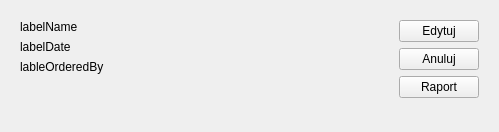
<?xml version="1.0" encoding="UTF-8"?>
<ui version="4.0">
 <class>InspectionRow</class>
 <widget class="QWidget" name="InspectionRow">
  <property name="geometry">
   <rect>
    <x>0</x>
    <y>0</y>
    <width>499</width>
    <height>132</height>
   </rect>
  </property>
  <property name="sizePolicy">
   <sizepolicy hsizetype="Preferred" vsizetype="Preferred">
    <horstretch>0</horstretch>
    <verstretch>0</verstretch>
   </sizepolicy>
  </property>
  <property name="windowTitle">
   <string>Form</string>
  </property>
  <property name="styleSheet">
   <string notr="true"/>
  </property>
  <layout class="QHBoxLayout" name="horizontalLayout">
   <item>
    <widget class="QWidget" name="widget_2" native="true">
     <layout class="QVBoxLayout" name="verticalLayout_2">
      <item>
       <widget class="QLabel" name="labelName">
        <property name="sizePolicy">
         <sizepolicy hsizetype="Preferred" vsizetype="Minimum">
          <horstretch>0</horstretch>
          <verstretch>0</verstretch>
         </sizepolicy>
        </property>
        <property name="text">
         <string>labelName</string>
        </property>
       </widget>
      </item>
      <item>
       <widget class="QLabel" name="labelDate">
        <property name="sizePolicy">
         <sizepolicy hsizetype="Preferred" vsizetype="Minimum">
          <horstretch>0</horstretch>
          <verstretch>0</verstretch>
         </sizepolicy>
        </property>
        <property name="text">
         <string>labelDate</string>
        </property>
       </widget>
      </item>
      <item>
       <widget class="QLabel" name="lableOrderedBy">
        <property name="text">
         <string>lableOrderedBy</string>
        </property>
       </widget>
      </item>
      <item>
       <spacer name="verticalSpacer_2">
        <property name="orientation">
         <enum>Qt::Orientation::Vertical</enum>
        </property>
        <property name="sizeHint" stdset="0">
         <size>
          <width>20</width>
          <height>40</height>
         </size>
        </property>
       </spacer>
      </item>
     </layout>
    </widget>
   </item>
   <item>
    <spacer name="horizontalSpacer">
     <property name="orientation">
      <enum>Qt::Orientation::Horizontal</enum>
     </property>
     <property name="sizeHint" stdset="0">
      <size>
       <width>40</width>
       <height>20</height>
      </size>
     </property>
    </spacer>
   </item>
   <item>
    <widget class="QWidget" name="widget" native="true">
     <layout class="QVBoxLayout" name="verticalLayout">
      <item>
       <widget class="QPushButton" name="btnEdit">
        <property name="text">
         <string>Edytuj</string>
        </property>
       </widget>
      </item>
      <item>
       <widget class="QPushButton" name="btnCancel">
        <property name="text">
         <string>Anuluj</string>
        </property>
        <property name="icon">
         <iconset theme="QIcon::ThemeIcon::EditDelete"/>
        </property>
       </widget>
      </item>
      <item>
       <widget class="QPushButton" name="btnReport">
        <property name="text">
         <string>Raport</string>
        </property>
       </widget>
      </item>
      <item>
       <spacer name="verticalSpacer">
        <property name="orientation">
         <enum>Qt::Orientation::Vertical</enum>
        </property>
        <property name="sizeHint" stdset="0">
         <size>
          <width>20</width>
          <height>40</height>
         </size>
        </property>
       </spacer>
      </item>
     </layout>
    </widget>
   </item>
  </layout>
 </widget>
 <resources/>
 <connections/>
</ui>
